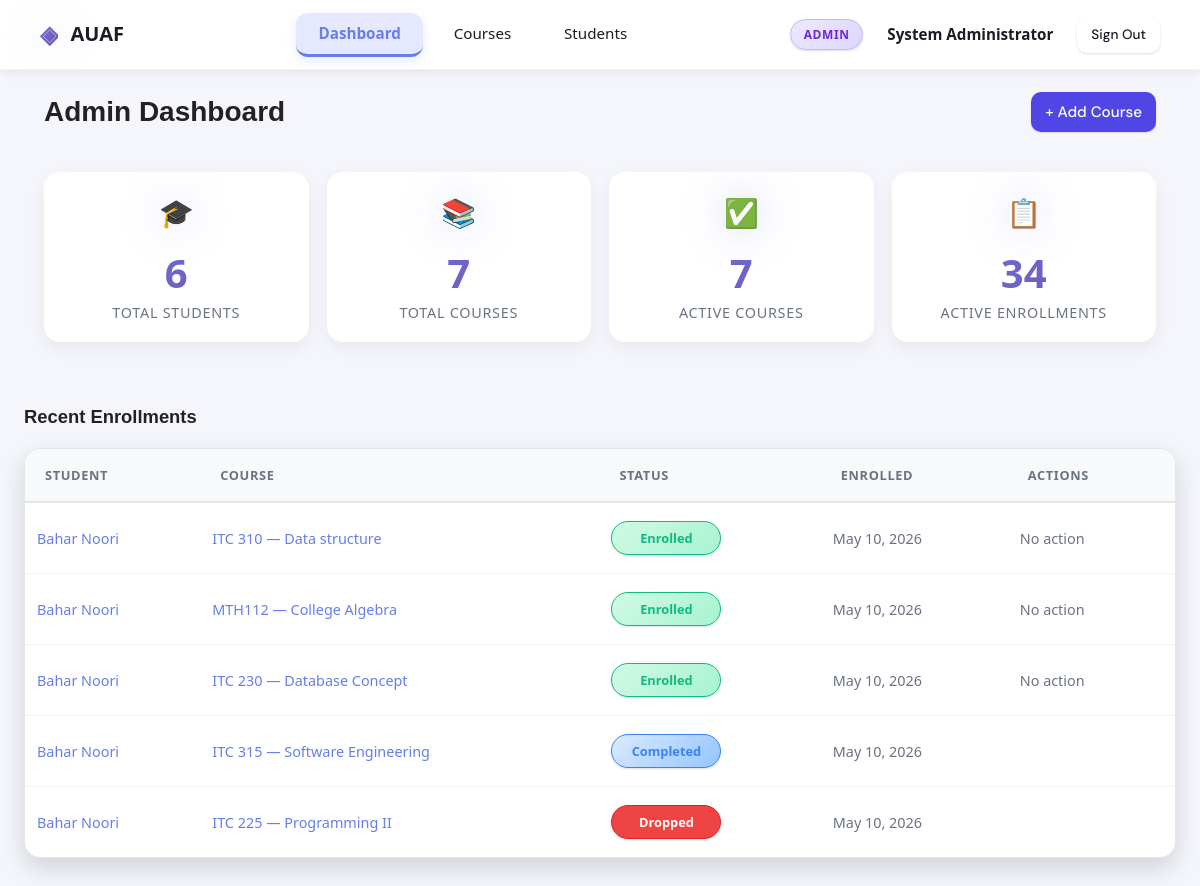
The app's page /dashboard (signed in) with its own data.
### tables this page shows
CREATE TABLE students (
    id INTEGER PRIMARY KEY AUTOINCREMENT,
    user_id INTEGER,
    full_name TEXT,
    department TEXT,
    FOREIGN KEY(user_id) REFERENCES users(id)
);

CREATE TABLE courses (
    id INTEGER PRIMARY KEY AUTOINCREMENT,
    course_name TEXT,
    instructor TEXT,
    credits INTEGER,
    schedule TEXT,
    department TEXT,
    capacity INTEGER
, course_code TEXT, description TEXT);

CREATE TABLE enrollments (
    id INTEGER PRIMARY KEY AUTOINCREMENT,
    student_id INTEGER,
    course_id INTEGER,
    status TEXT,
    FOREIGN KEY(student_id) REFERENCES students(id),
    FOREIGN KEY(course_id) REFERENCES courses(id)
);

### routes/main_routes.py (the view)
@main_bp.route("/dashboard")
def dashboard():
    if session.get("role") != "admin":
        return redirect(url_for("main.student_dashboard"))
    if "username" not in session:
        return redirect(url_for("auth.login"))
    conn = get_db_connection()
    total_students = 0
    total_courses = 0
    total_enrollments = 0
    if table_exists("students"):
        total_students = conn.execute("SELECT COUNT(*) FROM students").fetchone()[0]
    if table_exists("courses"):
        total_courses = conn.execute("SELECT COUNT(*) FROM courses").fetchone()[0]
    if table_exists("enrollments"):
        total_enrollments = conn.execute("SELECT COUNT(*) FROM enrollments").fetchone()[0]
    stats = {
        "total_students": total_students,
        "total_courses": total_courses,
        "active_courses": total_courses,
        "total_enrollments": total_enrollments,
    }
    recent_enrollments = []
    if table_exists("students") and table_exists("courses") and table_exists("enrollments"):
        course_name_col = get_course_name_column()
        course_code_col = get_course_code_column()
        student_name_col = get_student_name_column()
        date_col = get_enrollment_date_column()
        enroll_cols = get_columns("enrollments")
        status_select = "enrollments.status AS status" if "status" in enroll_cols else "'enrolled' AS status"
        date_select = f"enrollments.{date_col} AS enrolled_at" if date_col else "NULL AS enrolled_at"
        student_name_select = f"students.{student_name_col} AS student_name" if student_name_col else "'Unknown Student' AS student_name"
        course_name_select = f"courses.{course_name_col} AS course_name" if course_name_col else "'Unnamed Course' AS course_name"
        course_code_select = f"courses.{course_code_col} AS course_code" if course_code_col else "'' AS course_code"
        query = f"""
            SELECT
                enrollments.id AS enrollment_id,
                {status_select},
                {date_select},
                students.id AS student_id,
                {student_name_select},
                courses.id AS course_id,
                {course_code_select},
                {course_name_select}
            FROM enrollments
            JOIN students ON enrollments.student_id = students.id
            JOIN courses ON enrollments.course_id = courses.id
            ORDER BY enrollments.id DESC
            LIMIT 5
        """
        rows = conn.execute(query).fetchall()
        for row in rows:
            recent_enrollments.append(
                SimpleNamespace(
                    id=row["enrollment_id"],
                    status=row["status"] or "enrolled",
                    enrolled_at=parse_date(row["enrolled_at"]),
                    student=SimpleNamespace(
                        id=row["student_id"],
                        full_name=row["student_name"],
                    ),
                    course=SimpleNamespace(
                        id=row["course_id"],
                        course_code=row["course_code"],
                        name=row["course_name"],
                    ),
                )
            )
    conn.close()
    return render_template(
        "main/admin_dashboard.html",
        stats=stats,
        recent_enrollments=recent_enrollments,
    )

### app.py (called while the page is built)
@app.context_processor
def inject_globals():
    return {"current_user": CurrentUser()}

    @property
    def is_authenticated(self):
        return "username" in session

    @property
    def is_admin(self):
        return session.get("role") == "admin"

### helpers/db.py (called while the page is built, shortened)
def get_db_connection():
    import os
    db_path = os.path.join(os.path.dirname(os.path.dirname(__file__)), "database.db")
    conn = sqlite3.connect(db_path)
    conn.row_factory = sqlite3.Row
    return conn

def table_exists(table_name):
    conn = get_db_connection()
    row = conn.execute(
        "SELECT name FROM sqlite_master WHERE type='table' AND name=?",
        (table_name,),
    ).fetchone()
    conn.close()
    return row is not None

def get_columns(table_name):
    if not table_exists(table_name):
        return []
    conn = get_db_connection()
    rows = conn.execute(f"PRAGMA table_info({table_name})").fetchall()
    conn.close()
    return [row["name"] for row in rows]

def parse_date(value):
    if not value:
        return datetime.now()

def get_course_name_column():
    cols = get_columns("courses")
    if "course_name" in cols:
        return "course_name"
    if "name" in cols:
        return "name"
    return None

def get_course_code_column():
    cols = get_columns("courses")
    if "course_code" in cols:
        return "course_code"
    if "code" in cols:
        return "code"
    return None

def get_student_name_column():
    cols = get_columns("students")
    if "full_name" in cols:
        return "full_name"
    if "name" in cols:
        return "name"
    return None

def get_enrollment_date_column():
    cols = get_columns("enrollments")
    for col in ["enrolled_at", "created_at", "date"]:
        if col in cols:
            return col
    return None

### templates/main/admin_dashboard.html
{% extends "base.html" %}
{% block content %}
<div class="page-header">
  <h1 class="page-title">Admin Dashboard</h1>
  <div class="page-actions">
    <a href="{{ url_for('courses.add_course') }}" class="btn btn-primary">+ Add Course</a>
  </div>
</div>
<div class="stats-grid">
  <div class="stat-card">
    <div class="stat-icon">🎓</div>
    <div class="stat-value">{{ stats.total_students }}</div>
    <div class="stat-label">Total Students</div>
  </div>
  <div class="stat-card">
    <div class="stat-icon">📚</div>
    <div class="stat-value">{{ stats.total_courses }}</div>
    <div class="stat-label">Total Courses</div>
  </div>
  <div class="stat-card">
    <div class="stat-icon">✅</div>
    <div class="stat-value">{{ stats.active_courses }}</div>
    <div class="stat-label">Active Courses</div>
  </div>
  <div class="stat-card">
    <div class="stat-icon">📋</div>
    <div class="stat-value">{{ stats.total_enrollments }}</div>
    <div class="stat-label">Active Enrollments</div>
  </div>
</div>
<div class="section-header">
  <h2>Recent Enrollments</h2>
</div>
{% if recent_enrollments %}
<div class="table-wrapper">
  <table class="table">
    <thead>
      <tr>
        <th>Student</th>
        <th>Course</th>
        <th>Status</th>
        <th>Enrolled</th>
        <th>Actions</th>
      </tr>
    </thead>
    <tbody>
      {% for e in recent_enrollments %}
      <tr>
        <td>
          <a href="{{ url_for('students.view_student', student_id=e.student.id) }}">
            {{ e.student.full_name }}
          </a>
        </td>
        <td>
          <a href="{{ url_for('courses.view_course', course_id=e.course.id) }}">
            {{ e.course.course_code }} — {{ e.course.name }}
          </a>
        </td>
        <td><span class="badge badge-{{ e.status }}">{{ e.status }}</span></td>
        <td class="text-muted">{{ e.enrolled_at.strftime('%b %d, %Y') }}</td>
        <td>
          {% if e.status == 'enrolled' %}
          <span class="text-muted">No action</span>
          {% endif %}
        </td>
      </tr>
      {% endfor %}
    </tbody>
  </table>
</div>
{% else %}
<div class="empty-state">
  <p>No enrollments yet.</p>
</div>
{% endif %}
{% endblock %}

### records on screen
students: student.full_name "Bahar Noori" "Bahar Noori" "Bahar Noori" "Bahar Noori" "Bahar Noori"
courses: course.course_code "ITC 310", course.name "Data structure"
enrollments: status "Enrolled"
courses: course.course_code "MTH112", course.name "College Algebra"
enrollments: status "Enrolled"
courses: course.course_code "ITC 230", course.name "Database Concept"
enrollments: status "Enrolled"
courses: course.course_code "ITC 315", course.name "Software Engineering"
enrollments: status "Completed"
courses: course.course_code "ITC 225", course.name "Programming II"
enrollments: status "Dropped"

### other values on screen
{{ 'Admin' if current_user.is_admin else 'Student' }} "ADMIN"
{{ stats.total_students }} "6"
{{ stats.total_courses }} "7"
{{ stats.active_courses }} "7"
{{ stats.total_enrollments }} "34"
{{ e.enrolled_at.strftime('%b %d, %Y') }} "May 10, 2026" "May 10, 2026" "May 10, 2026" "May 10, 2026" "May 10, 2026"
